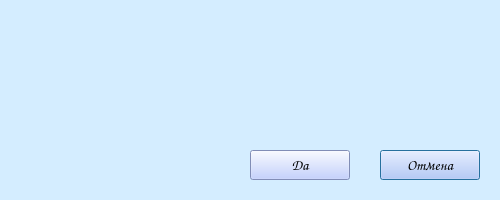
<?xml version="1.0" encoding="UTF-8"?>
<ui version="4.0">
 <class>okOrCancelWindow</class>
 <widget class="QDialog" name="okOrCancelWindow">
  <property name="windowModality">
   <enum>Qt::ApplicationModal</enum>
  </property>
  <property name="geometry">
   <rect>
    <x>0</x>
    <y>0</y>
    <width>500</width>
    <height>200</height>
   </rect>
  </property>
  <property name="windowTitle">
   <string>Warning</string>
  </property>
  <property name="styleSheet">
   <string notr="true">background-color: rgb(212, 237, 255);</string>
  </property>
  <widget class="QLabel" name="label">
   <property name="geometry">
    <rect>
     <x>20</x>
     <y>20</y>
     <width>460</width>
     <height>120</height>
    </rect>
   </property>
   <property name="font">
    <font>
     <family>Comic Sans MS</family>
     <pointsize>14</pointsize>
    </font>
   </property>
   <property name="text">
    <string/>
   </property>
   <property name="alignment">
    <set>Qt::AlignLeading|Qt::AlignLeft|Qt::AlignTop</set>
   </property>
   <property name="wordWrap">
    <bool>true</bool>
   </property>
  </widget>
  <widget class="QPushButton" name="cancelButton">
   <property name="geometry">
    <rect>
     <x>380</x>
     <y>150</y>
     <width>100</width>
     <height>30</height>
    </rect>
   </property>
   <property name="font">
    <font>
     <family>Comic Sans MS</family>
     <pointsize>11</pointsize>
     <weight>75</weight>
     <bold>true</bold>
    </font>
   </property>
   <property name="styleSheet">
    <string notr="true">background-color: rgb(180, 197, 255);</string>
   </property>
   <property name="text">
    <string>Отмена</string>
   </property>
  </widget>
  <widget class="QPushButton" name="okButton">
   <property name="geometry">
    <rect>
     <x>250</x>
     <y>150</y>
     <width>100</width>
     <height>30</height>
    </rect>
   </property>
   <property name="font">
    <font>
     <family>Comic Sans MS</family>
     <pointsize>11</pointsize>
     <weight>75</weight>
     <bold>true</bold>
    </font>
   </property>
   <property name="styleSheet">
    <string notr="true">background-color: rgb(180, 197, 255);</string>
   </property>
   <property name="text">
    <string>Да</string>
   </property>
  </widget>
 </widget>
 <resources/>
 <connections/>
</ui>
